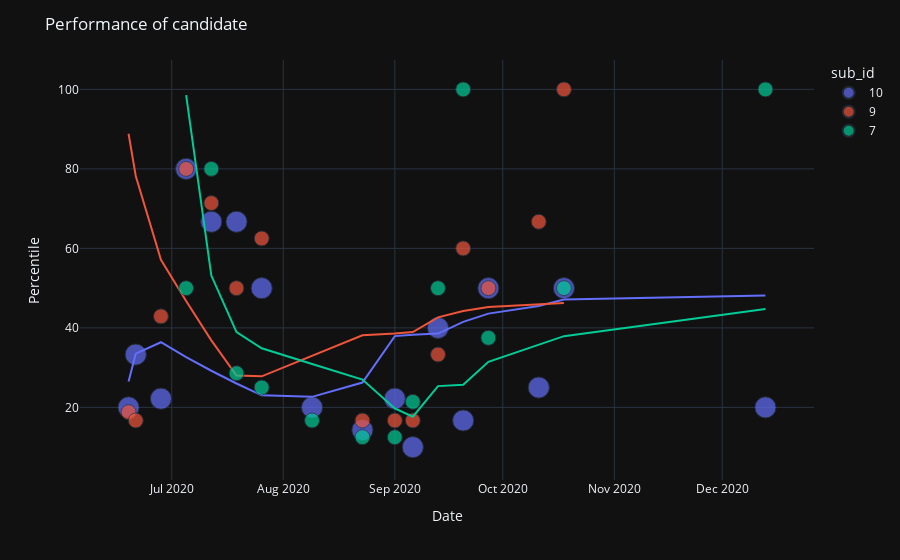

Notebook source saved alongside this figure:
### Code cell
fig = px.scatter(df_o.query("reg_no == 'ACAD-203018'"), x="date", y="percentile",
                  color = 'sub_id', size = 'total_marks', template = 'plotly_dark', 
                 custom_data = ['sub_id', 'scored_marks','total_marks', 'avg_marks', 'total_candidates', 'exam_id', 'percentile',
                               'date'],trendline = 'lowess', size_max = 15)

fig.data[1]['hovertemplate'] = "<br>".join([""])
fig.data[3]['hovertemplate'] = "<br>".join([""])
fig.data[5]['hovertemplate'] = "<br>".join([""])

fig.update_traces( hovertemplate = "<br>".join([
                                  '<br><b>Your marks</b>: <b>%{customdata[1]}<br>',
                                  'Total marks: %{customdata[2]}',
                                  'Average marks: %{customdata[3]}',
                                  'Total candidates: %{customdata[4]}',
                                  'Exam ID: %{customdata[5]}',
                                  'Percentile: %{customdata[6]}',
                                  'Date: %{customdata[7]|%d-%m-%Y}',
                                  ]),
                 selector = dict(mode = "markers"))

fig.update_layout(
    hoverlabel_align = 'right',
    xaxis_title = "Date",
    yaxis_title = "Percentile",
    title = "Performance of candidate"
   )


fig.write_html("fig_ACAD_203018.html")
fig.show()

### Figure 1 — Plotly figure (JSON) as saved in the notebook; plotly's stock layout.template omitted (floating-point values rounded to 4 significant figures; data arrays with more than 128 entries replaced by an {"elided": "..."} marker saying what was removed)
{"data": [{"customdata": {"elided": "17x8 mixed values"}, "hovertemplate": "<br><b>Your marks</b>: <b>%{customdata[1]}<br><br>Total marks: %{customdata[2]}<br>Average marks: %{customdata[3]}<br>Total candidates: %{customdata[4]}<br>Exam ID: %{customdata[5]}<br>Percentile: %{customdata[6]}<br>Date: %{customdata[7]|%d-%m-%Y}", "legendgroup": "10", "marker": {"color": "#636efa", "size": [360, 360, 360, 360, 360, 360, 360, 360, 360, 360, 360, 360, 360, 360, 360, 360, 360], "sizemode": "area", "sizeref": 1.6, "symbol": "circle"}, "mode": "markers", "name": "10", "orientation": "v", "showlegend": true, "type": "scatter", "x": ["2020-07-19T00:00:00", "2020-07-05T00:00:00", "2020-07-26T00:00:00", "2020-07-12T00:00:00", "2020-12-13T00:00:00", "2020-10-18T00:00:00", "2020-09-20T00:00:00", "2020-08-09T00:00:00", "2020-06-28T00:00:00", "2020-10-11T00:00:00", "2020-06-21T00:00:00", "2020-09-27T00:00:00", "2020-09-13T00:00:00", "2020-09-01T00:00:00", "2020-08-23T00:00:00", "2020-09-06T00:00:00", "2020-06-19T00:00:00"], "xaxis": "x", "y": [66.7, 80, 50, 66.7, 20, 50, 16.7, 20, 22.2, 25, 33.3, 50, 40, 22.2, 14.3, 10, 20], "yaxis": "y"}, {"hovertemplate": "", "legendgroup": "10", "marker": {"color": "#636efa", "symbol": "circle"}, "mode": "lines", "name": "10", "showlegend": false, "type": "scatter", "x": ["2020-06-19T00:00:00", "2020-06-21T00:00:00", "2020-06-28T00:00:00", "2020-07-05T00:00:00", "2020-07-12T00:00:00", "2020-07-19T00:00:00", "2020-07-26T00:00:00", "2020-08-09T00:00:00", "2020-08-23T00:00:00", "2020-09-01T00:00:00", "2020-09-06T00:00:00", "2020-09-13T00:00:00", "2020-09-20T00:00:00", "2020-09-27T00:00:00", "2020-10-11T00:00:00", "2020-10-18T00:00:00", "2020-12-13T00:00:00"], "xaxis": "x", "y": [26.53, 33.51, 36.39, 32.63, 29.22, 26.01, 23.04, 22.65, 26.25, 37.93, 38.26, 38.57, 41.51, 43.59, 45.49, 47.11, 48.16], "yaxis": "y"}, {"customdata": [["9", 83, 180, 99.5, 4, "34", 62.5, "2020-07-26T00:00:00"], ["9", 83, 180, 69.8, 5, "24", 80, "2020-07-05T00:00:00"], ["9", 66, 180, 106.8, 8, "14", 18.8, "2020-06-19T00:00:00"], ["9", 62, 180, 74.3, 6, "32", 50, "2020-07-19T00:00:00"], ["9", 55, 180, 58, 7, "28", 71.4, "2020-07-12T00:00:00"], ["9", 47, 180, 66.3, 3, "60", 66.7, "2020-10-11T00:00:00"], ["9", 46, 180, 56, 2, "55", 50, "2020-09-27T00:00:00"], ["9", 46, 180, 59.8, 5, "49", 60, "2020-09-20T00:00:00"], ["9", 41, 180, 72.7, 7, "20", 42.9, "2020-06-28T00:00:00"], ["9", 35, 180, 76.5, 6, "39", 16.7, "2020-09-01T00:00:00"], ["9", 35, 180, 74.7, 6, "16", 16.7, "2020-06-21T00:00:00"], ["9", 32, 180, 57.8, 6, "41", 16.7, "2020-09-06T00:00:00"], ["9", 25, 180, 25, 1, "61", 100, "2020-10-18T00:00:00"], ["9", 17, 180, 72, 6, "37", 16.7, "2020-08-23T00:00:00"], ["9", 16, 180, 55.7, 3, "45", 33.3, "2020-09-13T00:00:00"]], "hovertemplate": "<br><b>Your marks</b>: <b>%{customdata[1]}<br><br>Total marks: %{customdata[2]}<br>Average marks: %{customdata[3]}<br>Total candidates: %{customdata[4]}<br>Exam ID: %{customdata[5]}<br>Percentile: %{customdata[6]}<br>Date: %{customdata[7]|%d-%m-%Y}", "legendgroup": "9", "marker": {"color": "#EF553B", "size": [180, 180, 180, 180, 180, 180, 180, 180, 180, 180, 180, 180, 180, 180, 180], "sizemode": "area", "sizeref": 1.6, "symbol": "circle"}, "mode": "markers", "name": "9", "orientation": "v", "showlegend": true, "type": "scatter", "x": ["2020-07-26T00:00:00", "2020-07-05T00:00:00", "2020-06-19T00:00:00", "2020-07-19T00:00:00", "2020-07-12T00:00:00", "2020-10-11T00:00:00", "2020-09-27T00:00:00", "2020-09-20T00:00:00", "2020-06-28T00:00:00", "2020-09-01T00:00:00", "2020-06-21T00:00:00", "2020-09-06T00:00:00", "2020-10-18T00:00:00", "2020-08-23T00:00:00", "2020-09-13T00:00:00"], "xaxis": "x", "y": [62.5, 80, 18.8, 50, 71.4, 66.7, 50, 60, 42.9, 16.7, 16.7, 16.7, 100, 16.7, 33.3], "yaxis": "y"}, {"hovertemplate": "", "legendgroup": "9", "marker": {"color": "#EF553B", "symbol": "circle"}, "mode": "lines", "name": "9", "showlegend": false, "type": "scatter", "x": ["2020-06-19T00:00:00", "2020-06-21T00:00:00", "2020-06-28T00:00:00", "2020-07-05T00:00:00", "2020-07-12T00:00:00", "2020-07-19T00:00:00", "2020-07-26T00:00:00", "2020-08-23T00:00:00", "2020-09-01T00:00:00", "2020-09-06T00:00:00", "2020-09-13T00:00:00", "2020-09-20T00:00:00", "2020-09-27T00:00:00", "2020-10-11T00:00:00", "2020-10-18T00:00:00"], "xaxis": "x", "y": [88.85, 78.22, 57.12, 46.75, 36.87, 28.03, 27.82, 38.14, 38.57, 38.97, 42.65, 44.24, 45.27, 46.0, 46.25], "yaxis": "y"}, {"customdata": [["7", 39, 180, 39, 1, "70", 100, "2020-12-13T00:00:00"], ["7", 38, 180, 40.2, 4, "24", 50, "2020-07-05T00:00:00"], ["7", 33, 180, 38, 5, "28", 80, "2020-07-12T00:00:00"], ["7", 30, 180, 53, 4, "55", 37.5, "2020-09-27T00:00:00"], ["7", 27, 180, 54.9, 7, "32", 28.6, "2020-07-19T00:00:00"], ["7", 27, 180, 66.8, 4, "34", 25, "2020-07-26T00:00:00"], ["7", 18, 180, 52.3, 6, "35", 16.7, "2020-08-09T00:00:00"], ["7", 13, 180, 26, 2, "61", 50, "2020-10-18T00:00:00"], ["7", 9, 180, 67.4, 8, "39", 12.5, "2020-09-01T00:00:00"], ["7", 5, 180, 5.5, 2, "45", 50, "2020-09-13T00:00:00"], ["7", 5, 180, -5.8, 4, "49", 100, "2020-09-20T00:00:00"], ["7", -4, 180, 70.1, 8, "37", 12.5, "2020-08-23T00:00:00"], ["7", -4, 180, 11.9, 7, "41", 21.4, "2020-09-06T00:00:00"]], "hovertemplate": "<br><b>Your marks</b>: <b>%{customdata[1]}<br><br>Total marks: %{customdata[2]}<br>Average marks: %{customdata[3]}<br>Total candidates: %{customdata[4]}<br>Exam ID: %{customdata[5]}<br>Percentile: %{customdata[6]}<br>Date: %{customdata[7]|%d-%m-%Y}", "legendgroup": "7", "marker": {"color": "#00cc96", "size": [180, 180, 180, 180, 180, 180, 180, 180, 180, 180, 180, 180, 180], "sizemode": "area", "sizeref": 1.6, "symbol": "circle"}, "mode": "markers", "name": "7", "orientation": "v", "showlegend": true, "type": "scatter", "x": ["2020-12-13T00:00:00", "2020-07-05T00:00:00", "2020-07-12T00:00:00", "2020-09-27T00:00:00", "2020-07-19T00:00:00", "2020-07-26T00:00:00", "2020-08-09T00:00:00", "2020-10-18T00:00:00", "2020-09-01T00:00:00", "2020-09-13T00:00:00", "2020-09-20T00:00:00", "2020-08-23T00:00:00", "2020-09-06T00:00:00"], "xaxis": "x", "y": [100, 50, 80, 37.5, 28.6, 25, 16.7, 50, 12.5, 50, 100, 12.5, 21.4], "yaxis": "y"}, {"hovertemplate": "", "legendgroup": "7", "marker": {"color": "#00cc96", "symbol": "circle"}, "mode": "lines", "name": "7", "showlegend": false, "type": "scatter", "x": ["2020-07-05T00:00:00", "2020-07-12T00:00:00", "2020-07-19T00:00:00", "2020-07-26T00:00:00", "2020-08-09T00:00:00", "2020-08-23T00:00:00", "2020-09-01T00:00:00", "2020-09-06T00:00:00", "2020-09-13T00:00:00", "2020-09-20T00:00:00", "2020-09-27T00:00:00", "2020-10-18T00:00:00", "2020-12-13T00:00:00"], "xaxis": "x", "y": [98.57, 53.16, 38.94, 34.88, 30.9, 26.99, 19.72, 17.66, 25.35, 25.72, 31.48, 37.92, 44.77], "yaxis": "y"}], "layout": {"hoverlabel": {"align": "right"}, "legend": {"itemsizing": "constant", "title": {"text": "sub_id"}, "tracegroupgap": 0}, "margin": {"t": 60}, "title": {"text": "Performance of candidate"}, "xaxis": {"anchor": "y", "domain": [0, 1], "title": {"text": "Date"}}, "yaxis": {"anchor": "x", "domain": [0, 1], "title": {"text": "Percentile"}}}}
